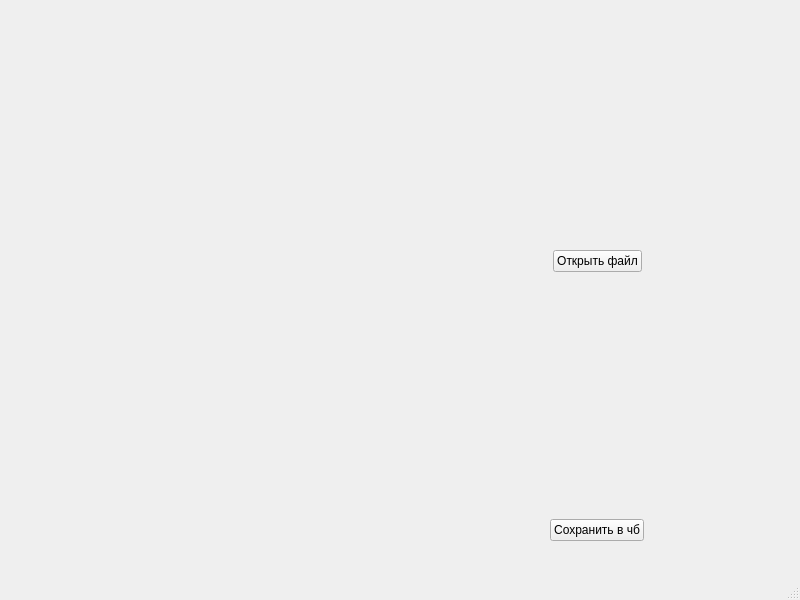
<?xml version="1.0" encoding="UTF-8"?>
<ui version="4.0">
 <class>MainWindow</class>
 <widget class="QMainWindow" name="MainWindow">
  <property name="geometry">
   <rect>
    <x>0</x>
    <y>0</y>
    <width>800</width>
    <height>600</height>
   </rect>
  </property>
  <property name="windowTitle">
   <string>MainWindow</string>
  </property>
  <widget class="QWidget" name="centralwidget">
   <widget class="QWidget" name="gridLayoutWidget">
    <property name="geometry">
     <rect>
      <x>10</x>
      <y>10</y>
      <width>781</width>
      <height>531</height>
     </rect>
    </property>
    <layout class="QGridLayout" name="gridLayout">
     <item row="0" column="0">
      <widget class="QLabel" name="FileNameLabel">
       <property name="text">
        <string/>
       </property>
      </widget>
     </item>
     <item row="0" column="1" alignment="Qt::AlignHCenter|Qt::AlignVCenter">
      <widget class="QPushButton" name="OpenFileButton">
       <property name="text">
        <string>Открыть файл</string>
       </property>
      </widget>
     </item>
     <item row="1" column="1" alignment="Qt::AlignHCenter">
      <widget class="QPushButton" name="BinarizeButton">
       <property name="text">
        <string>Сохранить в чб</string>
       </property>
      </widget>
     </item>
    </layout>
   </widget>
  </widget>
  <widget class="QMenuBar" name="menubar">
   <property name="geometry">
    <rect>
     <x>0</x>
     <y>0</y>
     <width>800</width>
     <height>22</height>
    </rect>
   </property>
  </widget>
  <widget class="QStatusBar" name="statusbar"/>
 </widget>
 <resources/>
 <connections/>
</ui>
